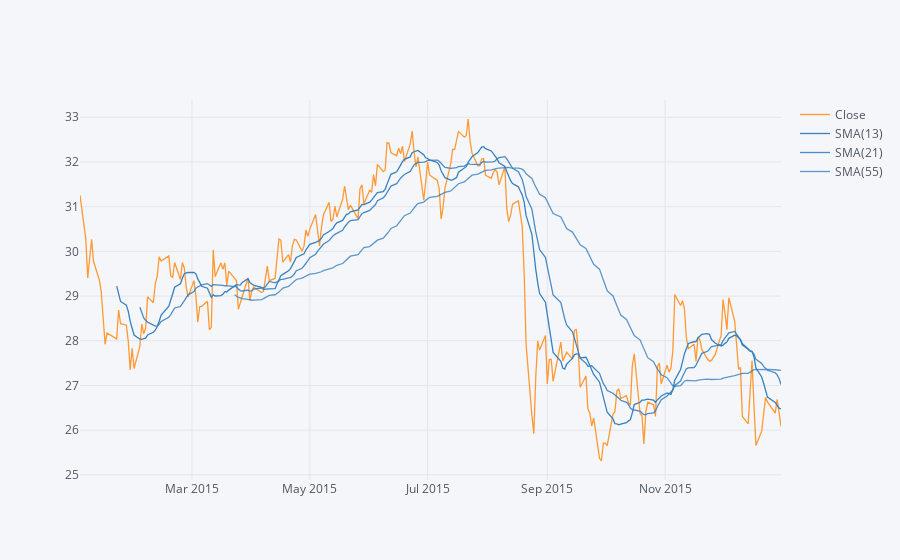

Notebook cell for this chart:
### Markdown cell above
** Use .ta_plot(study='sma') to create a Simple Moving Averages plot of Morgan Stanley for the year 2015.**

### Code cell
Msdata['Close'].loc['2015-01-01' : '2016-01-01'].ta_plot(study='sma', periods=[13, 21, 55])

### Figure 1 — Plotly figure (JSON) as saved in the notebook; plotly's stock layout.template omitted (floating-point values rounded to 4 significant figures; data arrays with more than 128 entries replaced by an {"elided": "..."} marker saying what was removed)
{"data": [{"line": {"color": "rgba(255, 153, 51, 1.0)", "dash": "solid", "shape": "linear", "width": 1.3}, "mode": "lines", "name": "Close", "text": "", "type": "scatter", "x": {"elided": "252 str values"}, "y": {"elided": "252 float values"}}, {"line": {"color": "rgba(55, 128, 191, 1.0)", "dash": "solid", "shape": "linear", "width": 1.3}, "mode": "lines", "name": "SMA(13)", "text": "", "type": "scatter", "x": {"elided": "252 str values"}, "y": {"elided": "252 mixed values"}}, {"line": {"color": "rgba(55, 128, 191, 0.8999999999999999)", "dash": "solid", "shape": "linear", "width": 1.3}, "mode": "lines", "name": "SMA(21)", "text": "", "type": "scatter", "x": {"elided": "252 str values"}, "y": {"elided": "252 mixed values"}}, {"line": {"color": "rgba(55, 128, 191, 0.7999999999999998)", "dash": "solid", "shape": "linear", "width": 1.3}, "mode": "lines", "name": "SMA(55)", "text": "", "type": "scatter", "x": {"elided": "252 str values"}, "y": {"elided": "252 mixed values"}}], "layout": {"legend": {"bgcolor": "#F5F6F9", "font": {"color": "#4D5663"}}, "paper_bgcolor": "#F5F6F9", "plot_bgcolor": "#F5F6F9", "title": {"font": {"color": "#4D5663"}}, "xaxis": {"gridcolor": "#E1E5ED", "showgrid": true, "tickfont": {"color": "#4D5663"}, "title": {"font": {"color": "#4D5663"}, "text": ""}, "zerolinecolor": "#E1E5ED"}, "yaxis": {"gridcolor": "#E1E5ED", "showgrid": true, "tickfont": {"color": "#4D5663"}, "title": {"font": {"color": "#4D5663"}, "text": ""}, "zerolinecolor": "#E1E5ED"}}}
